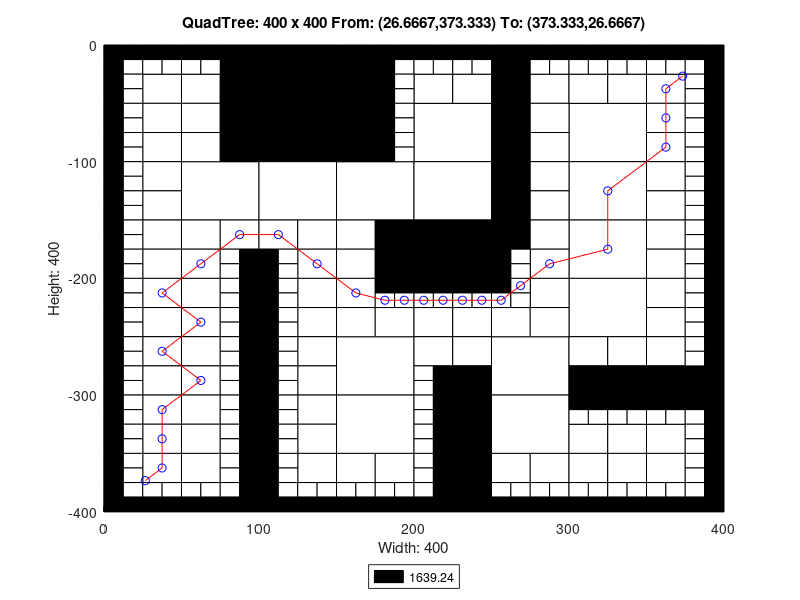

Here is the MATLAB script that generated this plot:
axis([0 400 -400 0]);
title('QuadTree: 400 x 400 From: (26.6667,373.333) To: (373.333,26.6667)');
xlabel('Width: 400');
ylabel('Height: 400');
rectangle('Position',[100 -50 50 50], 'FaceColor',[0 0 0]);
rectangle('Position',[100 -100 50 50], 'FaceColor',[0 0 0]);
rectangle('Position',[50 -150 50 50], 'FaceColor',[1 1 1]);
rectangle('Position',[100 -150 50 50], 'FaceColor',[1 1 1]);
rectangle('Position',[150 -150 50 50], 'FaceColor',[1 1 1]);
rectangle('Position',[200 -100 50 50], 'FaceColor',[1 1 1]);
rectangle('Position',[300 -100 50 50], 'FaceColor',[1 1 1]);
rectangle('Position',[200 -150 50 50], 'FaceColor',[1 1 1]);
rectangle('Position',[200 -200 50 50], 'FaceColor',[0 0 0]);
rectangle('Position',[300 -150 50 50], 'FaceColor',[1 1 1]);
rectangle('Position',[300 -200 50 50], 'FaceColor',[1 1 1]);
rectangle('Position',[150 -300 50 50], 'FaceColor',[1 1 1]);
rectangle('Position',[150 -350 50 50], 'FaceColor',[1 1 1]);
rectangle('Position',[250 -300 50 50], 'FaceColor',[1 1 1]);
rectangle('Position',[300 -250 50 50], 'FaceColor',[1 1 1]);
rectangle('Position',[250 -350 50 50], 'FaceColor',[1 1 1]);
rectangle('Position',[25 -50 25 25], 'FaceColor',[1 1 1]);
rectangle('Position',[75 -25 25 25], 'FaceColor',[0 0 0]);
rectangle('Position',[50 -50 25 25], 'FaceColor',[1 1 1]);
rectangle('Position',[75 -50 25 25], 'FaceColor',[0 0 0]);
rectangle('Position',[25 -75 25 25], 'FaceColor',[1 1 1]);
rectangle('Position',[25 -100 25 25], 'FaceColor',[1 1 1]);
rectangle('Position',[50 -75 25 25], 'FaceColor',[1 1 1]);
rectangle('Position',[75 -75 25 25], 'FaceColor',[0 0 0]);
rectangle('Position',[50 -100 25 25], 'FaceColor',[1 1 1]);
rectangle('Position',[75 -100 25 25], 'FaceColor',[0 0 0]);
rectangle('Position',[150 -25 25 25], 'FaceColor',[0 0 0]);
rectangle('Position',[150 -50 25 25], 'FaceColor',[0 0 0]);
rectangle('Position',[150 -75 25 25], 'FaceColor',[0 0 0]);
rectangle('Position',[150 -100 25 25], 'FaceColor',[0 0 0]);
rectangle('Position',[25 -125 25 25], 'FaceColor',[1 1 1]);
rectangle('Position',[25 -150 25 25], 'FaceColor',[1 1 1]);
rectangle('Position',[25 -175 25 25], 'FaceColor',[1 1 1]);
rectangle('Position',[25 -200 25 25], 'FaceColor',[1 1 1]);
rectangle('Position',[50 -175 25 25], 'FaceColor',[1 1 1]);
rectangle('Position',[75 -175 25 25], 'FaceColor',[1 1 1]);
rectangle('Position',[50 -200 25 25], 'FaceColor',[1 1 1]);
rectangle('Position',[100 -175 25 25], 'FaceColor',[1 1 1]);
rectangle('Position',[125 -175 25 25], 'FaceColor',[1 1 1]);
rectangle('Position',[125 -200 25 25], 'FaceColor',[1 1 1]);
rectangle('Position',[150 -175 25 25], 'FaceColor',[1 1 1]);
rectangle('Position',[175 -175 25 25], 'FaceColor',[0 0 0]);
rectangle('Position',[150 -200 25 25], 'FaceColor',[1 1 1]);
rectangle('Position',[175 -200 25 25], 'FaceColor',[0 0 0]);
rectangle('Position',[200 -50 25 25], 'FaceColor',[1 1 1]);
rectangle('Position',[225 -50 25 25], 'FaceColor',[1 1 1]);
rectangle('Position',[250 -25 25 25], 'FaceColor',[0 0 0]);
rectangle('Position',[250 -50 25 25], 'FaceColor',[0 0 0]);
rectangle('Position',[275 -50 25 25], 'FaceColor',[1 1 1]);
rectangle('Position',[250 -75 25 25], 'FaceColor',[0 0 0]);
rectangle('Position',[275 -75 25 25], 'FaceColor',[1 1 1]);
rectangle('Position',[250 -100 25 25], 'FaceColor',[0 0 0]);
rectangle('Position',[275 -100 25 25], 'FaceColor',[1 1 1]);
rectangle('Position',[300 -50 25 25], 'FaceColor',[1 1 1]);
rectangle('Position',[325 -50 25 25], 'FaceColor',[1 1 1]);
rectangle('Position',[350 -50 25 25], 'FaceColor',[1 1 1]);
rectangle('Position',[350 -75 25 25], 'FaceColor',[1 1 1]);
rectangle('Position',[350 -100 25 25], 'FaceColor',[1 1 1]);
rectangle('Position',[250 -125 25 25], 'FaceColor',[0 0 0]);
rectangle('Position',[275 -125 25 25], 'FaceColor',[1 1 1]);
rectangle('Position',[250 -150 25 25], 'FaceColor',[0 0 0]);
rectangle('Position',[275 -150 25 25], 'FaceColor',[1 1 1]);
rectangle('Position',[250 -175 25 25], 'FaceColor',[0 0 0]);
rectangle('Position',[275 -175 25 25], 'FaceColor',[1 1 1]);
rectangle('Position',[275 -200 25 25], 'FaceColor',[1 1 1]);
rectangle('Position',[350 -125 25 25], 'FaceColor',[1 1 1]);
rectangle('Position',[350 -150 25 25], 'FaceColor',[1 1 1]);
rectangle('Position',[350 -175 25 25], 'FaceColor',[1 1 1]);
rectangle('Position',[350 -200 25 25], 'FaceColor',[1 1 1]);
rectangle('Position',[25 -225 25 25], 'FaceColor',[1 1 1]);
rectangle('Position',[25 -250 25 25], 'FaceColor',[1 1 1]);
rectangle('Position',[50 -225 25 25], 'FaceColor',[1 1 1]);
rectangle('Position',[50 -250 25 25], 'FaceColor',[1 1 1]);
rectangle('Position',[25 -275 25 25], 'FaceColor',[1 1 1]);
rectangle('Position',[25 -300 25 25], 'FaceColor',[1 1 1]);
rectangle('Position',[50 -275 25 25], 'FaceColor',[1 1 1]);
rectangle('Position',[50 -300 25 25], 'FaceColor',[1 1 1]);
rectangle('Position',[125 -225 25 25], 'FaceColor',[1 1 1]);
rectangle('Position',[125 -250 25 25], 'FaceColor',[1 1 1]);
rectangle('Position',[150 -225 25 25], 'FaceColor',[1 1 1]);
rectangle('Position',[150 -250 25 25], 'FaceColor',[1 1 1]);
rectangle('Position',[175 -250 25 25], 'FaceColor',[1 1 1]);
rectangle('Position',[125 -275 25 25], 'FaceColor',[1 1 1]);
rectangle('Position',[125 -300 25 25], 'FaceColor',[1 1 1]);
rectangle('Position',[25 -325 25 25], 'FaceColor',[1 1 1]);
rectangle('Position',[25 -350 25 25], 'FaceColor',[1 1 1]);
rectangle('Position',[50 -325 25 25], 'FaceColor',[1 1 1]);
rectangle('Position',[50 -350 25 25], 'FaceColor',[1 1 1]);
rectangle('Position',[25 -375 25 25], 'FaceColor',[1 1 1]);
rectangle('Position',[50 -375 25 25], 'FaceColor',[1 1 1]);
rectangle('Position',[125 -325 25 25], 'FaceColor',[1 1 1]);
rectangle('Position',[125 -350 25 25], 'FaceColor',[1 1 1]);
rectangle('Position',[125 -375 25 25], 'FaceColor',[1 1 1]);
rectangle('Position',[150 -375 25 25], 'FaceColor',[1 1 1]);
rectangle('Position',[175 -375 25 25], 'FaceColor',[1 1 1]);
rectangle('Position',[200 -250 25 25], 'FaceColor',[1 1 1]);
rectangle('Position',[225 -250 25 25], 'FaceColor',[1 1 1]);
rectangle('Position',[275 -225 25 25], 'FaceColor',[1 1 1]);
rectangle('Position',[250 -250 25 25], 'FaceColor',[1 1 1]);
rectangle('Position',[275 -250 25 25], 'FaceColor',[1 1 1]);
rectangle('Position',[200 -275 25 25], 'FaceColor',[1 1 1]);
rectangle('Position',[225 -275 25 25], 'FaceColor',[1 1 1]);
rectangle('Position',[225 -300 25 25], 'FaceColor',[0 0 0]);
rectangle('Position',[350 -225 25 25], 'FaceColor',[1 1 1]);
rectangle('Position',[350 -250 25 25], 'FaceColor',[1 1 1]);
rectangle('Position',[300 -275 25 25], 'FaceColor',[1 1 1]);
rectangle('Position',[325 -275 25 25], 'FaceColor',[1 1 1]);
rectangle('Position',[300 -300 25 25], 'FaceColor',[0 0 0]);
rectangle('Position',[325 -300 25 25], 'FaceColor',[0 0 0]);
rectangle('Position',[350 -275 25 25], 'FaceColor',[1 1 1]);
rectangle('Position',[350 -300 25 25], 'FaceColor',[0 0 0]);
rectangle('Position',[375 -300 25 25], 'FaceColor',[0 0 0]);
rectangle('Position',[225 -325 25 25], 'FaceColor',[0 0 0]);
rectangle('Position',[225 -350 25 25], 'FaceColor',[0 0 0]);
rectangle('Position',[225 -375 25 25], 'FaceColor',[0 0 0]);
rectangle('Position',[225 -400 25 25], 'FaceColor',[0 0 0]);
rectangle('Position',[250 -375 25 25], 'FaceColor',[1 1 1]);
rectangle('Position',[275 -375 25 25], 'FaceColor',[1 1 1]);
rectangle('Position',[300 -350 25 25], 'FaceColor',[1 1 1]);
rectangle('Position',[325 -350 25 25], 'FaceColor',[1 1 1]);
rectangle('Position',[350 -350 25 25], 'FaceColor',[1 1 1]);
rectangle('Position',[300 -375 25 25], 'FaceColor',[1 1 1]);
rectangle('Position',[325 -375 25 25], 'FaceColor',[1 1 1]);
rectangle('Position',[350 -375 25 25], 'FaceColor',[1 1 1]);
rectangle('Position',[0 -12.5 12.5 12.5], 'FaceColor',[0 0 0]);
rectangle('Position',[12.5 -12.5 12.5 12.5], 'FaceColor',[0 0 0]);
rectangle('Position',[0 -25 12.5 12.5], 'FaceColor',[0 0 0]);
rectangle('Position',[12.5 -25 12.5 12.5], 'FaceColor',[1 1 1]);
rectangle('Position',[25 -12.5 12.5 12.5], 'FaceColor',[0 0 0]);
rectangle('Position',[37.5 -12.5 12.5 12.5], 'FaceColor',[0 0 0]);
rectangle('Position',[25 -25 12.5 12.5], 'FaceColor',[1 1 1]);
rectangle('Position',[37.5 -25 12.5 12.5], 'FaceColor',[1 1 1]);
rectangle('Position',[0 -37.5 12.5 12.5], 'FaceColor',[0 0 0]);
rectangle('Position',[12.5 -37.5 12.5 12.5], 'FaceColor',[1 1 1]);
rectangle('Position',[0 -50 12.5 12.5], 'FaceColor',[0 0 0]);
rectangle('Position',[12.5 -50 12.5 12.5], 'FaceColor',[1 1 1]);
rectangle('Position',[50 -12.5 12.5 12.5], 'FaceColor',[0 0 0]);
rectangle('Position',[62.5 -12.5 12.5 12.5], 'FaceColor',[0 0 0]);
rectangle('Position',[50 -25 12.5 12.5], 'FaceColor',[1 1 1]);
rectangle('Position',[62.5 -25 12.5 12.5], 'FaceColor',[1 1 1]);
rectangle('Position',[0 -62.5 12.5 12.5], 'FaceColor',[0 0 0]);
rectangle('Position',[12.5 -62.5 12.5 12.5], 'FaceColor',[1 1 1]);
rectangle('Position',[0 -75 12.5 12.5], 'FaceColor',[0 0 0]);
rectangle('Position',[12.5 -75 12.5 12.5], 'FaceColor',[1 1 1]);
rectangle('Position',[0 -87.5 12.5 12.5], 'FaceColor',[0 0 0]);
rectangle('Position',[12.5 -87.5 12.5 12.5], 'FaceColor',[1 1 1]);
rectangle('Position',[0 -100 12.5 12.5], 'FaceColor',[0 0 0]);
rectangle('Position',[12.5 -100 12.5 12.5], 'FaceColor',[1 1 1]);
rectangle('Position',[175 -12.5 12.5 12.5], 'FaceColor',[0 0 0]);
rectangle('Position',[187.5 -12.5 12.5 12.5], 'FaceColor',[0 0 0]);
rectangle('Position',[175 -25 12.5 12.5], 'FaceColor',[0 0 0]);
rectangle('Position',[187.5 -25 12.5 12.5], 'FaceColor',[1 1 1]);
rectangle('Position',[175 -37.5 12.5 12.5], 'FaceColor',[0 0 0]);
rectangle('Position',[187.5 -37.5 12.5 12.5], 'FaceColor',[1 1 1]);
rectangle('Position',[175 -50 12.5 12.5], 'FaceColor',[0 0 0]);
rectangle('Position',[187.5 -50 12.5 12.5], 'FaceColor',[1 1 1]);
rectangle('Position',[175 -62.5 12.5 12.5], 'FaceColor',[0 0 0]);
rectangle('Position',[187.5 -62.5 12.5 12.5], 'FaceColor',[1 1 1]);
rectangle('Position',[175 -75 12.5 12.5], 'FaceColor',[0 0 0]);
rectangle('Position',[187.5 -75 12.5 12.5], 'FaceColor',[1 1 1]);
rectangle('Position',[175 -87.5 12.5 12.5], 'FaceColor',[0 0 0]);
rectangle('Position',[187.5 -87.5 12.5 12.5], 'FaceColor',[1 1 1]);
rectangle('Position',[175 -100 12.5 12.5], 'FaceColor',[0 0 0]);
rectangle('Position',[187.5 -100 12.5 12.5], 'FaceColor',[1 1 1]);
rectangle('Position',[0 -112.5 12.5 12.5], 'FaceColor',[0 0 0]);
rectangle('Position',[12.5 -112.5 12.5 12.5], 'FaceColor',[1 1 1]);
rectangle('Position',[0 -125 12.5 12.5], 'FaceColor',[0 0 0]);
rectangle('Position',[12.5 -125 12.5 12.5], 'FaceColor',[1 1 1]);
rectangle('Position',[0 -137.5 12.5 12.5], 'FaceColor',[0 0 0]);
rectangle('Position',[12.5 -137.5 12.5 12.5], 'FaceColor',[1 1 1]);
rectangle('Position',[0 -150 12.5 12.5], 'FaceColor',[0 0 0]);
rectangle('Position',[12.5 -150 12.5 12.5], 'FaceColor',[1 1 1]);
rectangle('Position',[0 -162.5 12.5 12.5], 'FaceColor',[0 0 0]);
rectangle('Position',[12.5 -162.5 12.5 12.5], 'FaceColor',[1 1 1]);
rectangle('Position',[0 -175 12.5 12.5], 'FaceColor',[0 0 0]);
rectangle('Position',[12.5 -175 12.5 12.5], 'FaceColor',[1 1 1]);
rectangle('Position',[0 -187.5 12.5 12.5], 'FaceColor',[0 0 0]);
rectangle('Position',[12.5 -187.5 12.5 12.5], 'FaceColor',[1 1 1]);
rectangle('Position',[0 -200 12.5 12.5], 'FaceColor',[0 0 0]);
rectangle('Position',[12.5 -200 12.5 12.5], 'FaceColor',[1 1 1]);
rectangle('Position',[75 -187.5 12.5 12.5], 'FaceColor',[1 1 1]);
rectangle('Position',[87.5 -187.5 12.5 12.5], 'FaceColor',[0 0 0]);
rectangle('Position',[75 -200 12.5 12.5], 'FaceColor',[1 1 1]);
rectangle('Position',[87.5 -200 12.5 12.5], 'FaceColor',[0 0 0]);
rectangle('Position',[100 -187.5 12.5 12.5], 'FaceColor',[0 0 0]);
rectangle('Position',[112.5 -187.5 12.5 12.5], 'FaceColor',[1 1 1]);
rectangle('Position',[100 -200 12.5 12.5], 'FaceColor',[0 0 0]);
rectangle('Position',[112.5 -200 12.5 12.5], 'FaceColor',[1 1 1]);
rectangle('Position',[200 -12.5 12.5 12.5], 'FaceColor',[0 0 0]);
rectangle('Position',[212.5 -12.5 12.5 12.5], 'FaceColor',[0 0 0]);
rectangle('Position',[200 -25 12.5 12.5], 'FaceColor',[1 1 1]);
rectangle('Position',[212.5 -25 12.5 12.5], 'FaceColor',[1 1 1]);
rectangle('Position',[225 -12.5 12.5 12.5], 'FaceColor',[0 0 0]);
rectangle('Position',[237.5 -12.5 12.5 12.5], 'FaceColor',[0 0 0]);
rectangle('Position',[225 -25 12.5 12.5], 'FaceColor',[1 1 1]);
rectangle('Position',[237.5 -25 12.5 12.5], 'FaceColor',[1 1 1]);
rectangle('Position',[275 -12.5 12.5 12.5], 'FaceColor',[0 0 0]);
rectangle('Position',[287.5 -12.5 12.5 12.5], 'FaceColor',[0 0 0]);
rectangle('Position',[275 -25 12.5 12.5], 'FaceColor',[1 1 1]);
rectangle('Position',[287.5 -25 12.5 12.5], 'FaceColor',[1 1 1]);
rectangle('Position',[300 -12.5 12.5 12.5], 'FaceColor',[0 0 0]);
rectangle('Position',[312.5 -12.5 12.5 12.5], 'FaceColor',[0 0 0]);
rectangle('Position',[300 -25 12.5 12.5], 'FaceColor',[1 1 1]);
rectangle('Position',[312.5 -25 12.5 12.5], 'FaceColor',[1 1 1]);
rectangle('Position',[325 -12.5 12.5 12.5], 'FaceColor',[0 0 0]);
rectangle('Position',[337.5 -12.5 12.5 12.5], 'FaceColor',[0 0 0]);
rectangle('Position',[325 -25 12.5 12.5], 'FaceColor',[1 1 1]);
rectangle('Position',[337.5 -25 12.5 12.5], 'FaceColor',[1 1 1]);
rectangle('Position',[350 -12.5 12.5 12.5], 'FaceColor',[0 0 0]);
rectangle('Position',[362.5 -12.5 12.5 12.5], 'FaceColor',[0 0 0]);
rectangle('Position',[350 -25 12.5 12.5], 'FaceColor',[1 1 1]);
rectangle('Position',[362.5 -25 12.5 12.5], 'FaceColor',[1 1 1]);
rectangle('Position',[375 -12.5 12.5 12.5], 'FaceColor',[0 0 0]);
rectangle('Position',[387.5 -12.5 12.5 12.5], 'FaceColor',[0 0 0]);
rectangle('Position',[375 -25 12.5 12.5], 'FaceColor',[1 1 1]);
rectangle('Position',[387.5 -25 12.5 12.5], 'FaceColor',[0 0 0]);
rectangle('Position',[375 -37.5 12.5 12.5], 'FaceColor',[1 1 1]);
rectangle('Position',[387.5 -37.5 12.5 12.5], 'FaceColor',[0 0 0]);
rectangle('Position',[375 -50 12.5 12.5], 'FaceColor',[1 1 1]);
rectangle('Position',[387.5 -50 12.5 12.5], 'FaceColor',[0 0 0]);
rectangle('Position',[375 -62.5 12.5 12.5], 'FaceColor',[1 1 1]);
rectangle('Position',[387.5 -62.5 12.5 12.5], 'FaceColor',[0 0 0]);
rectangle('Position',[375 -75 12.5 12.5], 'FaceColor',[1 1 1]);
rectangle('Position',[387.5 -75 12.5 12.5], 'FaceColor',[0 0 0]);
rectangle('Position',[375 -87.5 12.5 12.5], 'FaceColor',[1 1 1]);
rectangle('Position',[387.5 -87.5 12.5 12.5], 'FaceColor',[0 0 0]);
rectangle('Position',[375 -100 12.5 12.5], 'FaceColor',[1 1 1]);
rectangle('Position',[387.5 -100 12.5 12.5], 'FaceColor',[0 0 0]);
rectangle('Position',[250 -187.5 12.5 12.5], 'FaceColor',[0 0 0]);
rectangle('Position',[262.5 -187.5 12.5 12.5], 'FaceColor',[1 1 1]);
rectangle('Position',[250 -200 12.5 12.5], 'FaceColor',[0 0 0]);
rectangle('Position',[262.5 -200 12.5 12.5], 'FaceColor',[1 1 1]);
rectangle('Position',[375 -112.5 12.5 12.5], 'FaceColor',[1 1 1]);
rectangle('Position',[387.5 -112.5 12.5 12.5], 'FaceColor',[0 0 0]);
rectangle('Position',[375 -125 12.5 12.5], 'FaceColor',[1 1 1]);
rectangle('Position',[387.5 -125 12.5 12.5], 'FaceColor',[0 0 0]);
rectangle('Position',[375 -137.5 12.5 12.5], 'FaceColor',[1 1 1]);
rectangle('Position',[387.5 -137.5 12.5 12.5], 'FaceColor',[0 0 0]);
rectangle('Position',[375 -150 12.5 12.5], 'FaceColor',[1 1 1]);
rectangle('Position',[387.5 -150 12.5 12.5], 'FaceColor',[0 0 0]);
rectangle('Position',[375 -162.5 12.5 12.5], 'FaceColor',[1 1 1]);
rectangle('Position',[387.5 -162.5 12.5 12.5], 'FaceColor',[0 0 0]);
rectangle('Position',[375 -175 12.5 12.5], 'FaceColor',[1 1 1]);
rectangle('Position',[387.5 -175 12.5 12.5], 'FaceColor',[0 0 0]);
rectangle('Position',[375 -187.5 12.5 12.5], 'FaceColor',[1 1 1]);
rectangle('Position',[387.5 -187.5 12.5 12.5], 'FaceColor',[0 0 0]);
rectangle('Position',[375 -200 12.5 12.5], 'FaceColor',[1 1 1]);
rectangle('Position',[387.5 -200 12.5 12.5], 'FaceColor',[0 0 0]);
rectangle('Position',[0 -212.5 12.5 12.5], 'FaceColor',[0 0 0]);
rectangle('Position',[12.5 -212.5 12.5 12.5], 'FaceColor',[1 1 1]);
rectangle('Position',[0 -225 12.5 12.5], 'FaceColor',[0 0 0]);
rectangle('Position',[12.5 -225 12.5 12.5], 'FaceColor',[1 1 1]);
rectangle('Position',[0 -237.5 12.5 12.5], 'FaceColor',[0 0 0]);
rectangle('Position',[12.5 -237.5 12.5 12.5], 'FaceColor',[1 1 1]);
rectangle('Position',[0 -250 12.5 12.5], 'FaceColor',[0 0 0]);
rectangle('Position',[12.5 -250 12.5 12.5], 'FaceColor',[1 1 1]);
rectangle('Position',[75 -212.5 12.5 12.5], 'FaceColor',[1 1 1]);
rectangle('Position',[87.5 -212.5 12.5 12.5], 'FaceColor',[0 0 0]);
rectangle('Position',[75 -225 12.5 12.5], 'FaceColor',[1 1 1]);
rectangle('Position',[87.5 -225 12.5 12.5], 'FaceColor',[0 0 0]);
rectangle('Position',[75 -237.5 12.5 12.5], 'FaceColor',[1 1 1]);
rectangle('Position',[87.5 -237.5 12.5 12.5], 'FaceColor',[0 0 0]);
rectangle('Position',[75 -250 12.5 12.5], 'FaceColor',[1 1 1]);
rectangle('Position',[87.5 -250 12.5 12.5], 'FaceColor',[0 0 0]);
rectangle('Position',[0 -262.5 12.5 12.5], 'FaceColor',[0 0 0]);
rectangle('Position',[12.5 -262.5 12.5 12.5], 'FaceColor',[1 1 1]);
rectangle('Position',[0 -275 12.5 12.5], 'FaceColor',[0 0 0]);
rectangle('Position',[12.5 -275 12.5 12.5], 'FaceColor',[1 1 1]);
rectangle('Position',[0 -287.5 12.5 12.5], 'FaceColor',[0 0 0]);
rectangle('Position',[12.5 -287.5 12.5 12.5], 'FaceColor',[1 1 1]);
rectangle('Position',[0 -300 12.5 12.5], 'FaceColor',[0 0 0]);
rectangle('Position',[12.5 -300 12.5 12.5], 'FaceColor',[1 1 1]);
rectangle('Position',[75 -262.5 12.5 12.5], 'FaceColor',[1 1 1]);
rectangle('Position',[87.5 -262.5 12.5 12.5], 'FaceColor',[0 0 0]);
rectangle('Position',[75 -275 12.5 12.5], 'FaceColor',[1 1 1]);
rectangle('Position',[87.5 -275 12.5 12.5], 'FaceColor',[0 0 0]);
rectangle('Position',[75 -287.5 12.5 12.5], 'FaceColor',[1 1 1]);
rectangle('Position',[87.5 -287.5 12.5 12.5], 'FaceColor',[0 0 0]);
rectangle('Position',[75 -300 12.5 12.5], 'FaceColor',[1 1 1]);
rectangle('Position',[87.5 -300 12.5 12.5], 'FaceColor',[0 0 0]);
rectangle('Position',[100 -212.5 12.5 12.5], 'FaceColor',[0 0 0]);
rectangle('Position',[112.5 -212.5 12.5 12.5], 'FaceColor',[1 1 1]);
rectangle('Position',[100 -225 12.5 12.5], 'FaceColor',[0 0 0]);
rectangle('Position',[112.5 -225 12.5 12.5], 'FaceColor',[1 1 1]);
rectangle('Position',[100 -237.5 12.5 12.5], 'FaceColor',[0 0 0]);
rectangle('Position',[112.5 -237.5 12.5 12.5], 'FaceColor',[1 1 1]);
rectangle('Position',[100 -250 12.5 12.5], 'FaceColor',[0 0 0]);
rectangle('Position',[112.5 -250 12.5 12.5], 'FaceColor',[1 1 1]);
rectangle('Position',[175 -212.5 12.5 12.5], 'FaceColor',[0 0 0]);
rectangle('Position',[187.5 -212.5 12.5 12.5], 'FaceColor',[0 0 0]);
rectangle('Position',[175 -225 12.5 12.5], 'FaceColor',[1 1 1]);
rectangle('Position',[187.5 -225 12.5 12.5], 'FaceColor',[1 1 1]);
rectangle('Position',[100 -262.5 12.5 12.5], 'FaceColor',[0 0 0]);
rectangle('Position',[112.5 -262.5 12.5 12.5], 'FaceColor',[1 1 1]);
rectangle('Position',[100 -275 12.5 12.5], 'FaceColor',[0 0 0]);
rectangle('Position',[112.5 -275 12.5 12.5], 'FaceColor',[1 1 1]);
rectangle('Position',[100 -287.5 12.5 12.5], 'FaceColor',[0 0 0]);
rectangle('Position',[112.5 -287.5 12.5 12.5], 'FaceColor',[1 1 1]);
rectangle('Position',[100 -300 12.5 12.5], 'FaceColor',[0 0 0]);
rectangle('Position',[112.5 -300 12.5 12.5], 'FaceColor',[1 1 1]);
rectangle('Position',[0 -312.5 12.5 12.5], 'FaceColor',[0 0 0]);
rectangle('Position',[12.5 -312.5 12.5 12.5], 'FaceColor',[1 1 1]);
rectangle('Position',[0 -325 12.5 12.5], 'FaceColor',[0 0 0]);
rectangle('Position',[12.5 -325 12.5 12.5], 'FaceColor',[1 1 1]);
rectangle('Position',[0 -337.5 12.5 12.5], 'FaceColor',[0 0 0]);
rectangle('Position',[12.5 -337.5 12.5 12.5], 'FaceColor',[1 1 1]);
rectangle('Position',[0 -350 12.5 12.5], 'FaceColor',[0 0 0]);
rectangle('Position',[12.5 -350 12.5 12.5], 'FaceColor',[1 1 1]);
rectangle('Position',[75 -312.5 12.5 12.5], 'FaceColor',[1 1 1]);
rectangle('Position',[87.5 -312.5 12.5 12.5], 'FaceColor',[0 0 0]);
rectangle('Position',[75 -325 12.5 12.5], 'FaceColor',[1 1 1]);
rectangle('Position',[87.5 -325 12.5 12.5], 'FaceColor',[0 0 0]);
rectangle('Position',[75 -337.5 12.5 12.5], 'FaceColor',[1 1 1]);
rectangle('Position',[87.5 -337.5 12.5 12.5], 'FaceColor',[0 0 0]);
rectangle('Position',[75 -350 12.5 12.5], 'FaceColor',[1 1 1]);
rectangle('Position',[87.5 -350 12.5 12.5], 'FaceColor',[0 0 0]);
rectangle('Position',[0 -362.5 12.5 12.5], 'FaceColor',[0 0 0]);
rectangle('Position',[12.5 -362.5 12.5 12.5], 'FaceColor',[1 1 1]);
rectangle('Position',[0 -375 12.5 12.5], 'FaceColor',[0 0 0]);
rectangle('Position',[12.5 -375 12.5 12.5], 'FaceColor',[1 1 1]);
rectangle('Position',[0 -387.5 12.5 12.5], 'FaceColor',[0 0 0]);
rectangle('Position',[12.5 -387.5 12.5 12.5], 'FaceColor',[1 1 1]);
rectangle('Position',[0 -400 12.5 12.5], 'FaceColor',[0 0 0]);
rectangle('Position',[12.5 -400 12.5 12.5], 'FaceColor',[0 0 0]);
rectangle('Position',[25 -387.5 12.5 12.5], 'FaceColor',[1 1 1]);
rectangle('Position',[37.5 -387.5 12.5 12.5], 'FaceColor',[1 1 1]);
rectangle('Position',[25 -400 12.5 12.5], 'FaceColor',[0 0 0]);
rectangle('Position',[37.5 -400 12.5 12.5], 'FaceColor',[0 0 0]);
rectangle('Position',[75 -362.5 12.5 12.5], 'FaceColor',[1 1 1]);
rectangle('Position',[87.5 -362.5 12.5 12.5], 'FaceColor',[0 0 0]);
rectangle('Position',[75 -375 12.5 12.5], 'FaceColor',[1 1 1]);
rectangle('Position',[87.5 -375 12.5 12.5], 'FaceColor',[0 0 0]);
rectangle('Position',[50 -387.5 12.5 12.5], 'FaceColor',[1 1 1]);
rectangle('Position',[62.5 -387.5 12.5 12.5], 'FaceColor',[1 1 1]);
rectangle('Position',[50 -400 12.5 12.5], 'FaceColor',[0 0 0]);
rectangle('Position',[62.5 -400 12.5 12.5], 'FaceColor',[0 0 0]);
rectangle('Position',[75 -387.5 12.5 12.5], 'FaceColor',[1 1 1]);
rectangle('Position',[87.5 -387.5 12.5 12.5], 'FaceColor',[0 0 0]);
rectangle('Position',[75 -400 12.5 12.5], 'FaceColor',[0 0 0]);
rectangle('Position',[87.5 -400 12.5 12.5], 'FaceColor',[0 0 0]);
rectangle('Position',[100 -312.5 12.5 12.5], 'FaceColor',[0 0 0]);
rectangle('Position',[112.5 -312.5 12.5 12.5], 'FaceColor',[1 1 1]);
rectangle('Position',[100 -325 12.5 12.5], 'FaceColor',[0 0 0]);
rectangle('Position',[112.5 -325 12.5 12.5], 'FaceColor',[1 1 1]);
rectangle('Position',[100 -337.5 12.5 12.5], 'FaceColor',[0 0 0]);
rectangle('Position',[112.5 -337.5 12.5 12.5], 'FaceColor',[1 1 1]);
rectangle('Position',[100 -350 12.5 12.5], 'FaceColor',[0 0 0]);
rectangle('Position',[112.5 -350 12.5 12.5], 'FaceColor',[1 1 1]);
rectangle('Position',[100 -362.5 12.5 12.5], 'FaceColor',[0 0 0]);
rectangle('Position',[112.5 -362.5 12.5 12.5], 'FaceColor',[1 1 1]);
rectangle('Position',[100 -375 12.5 12.5], 'FaceColor',[0 0 0]);
rectangle('Position',[112.5 -375 12.5 12.5], 'FaceColor',[1 1 1]);
rectangle('Position',[100 -387.5 12.5 12.5], 'FaceColor',[0 0 0]);
rectangle('Position',[112.5 -387.5 12.5 12.5], 'FaceColor',[1 1 1]);
rectangle('Position',[100 -400 12.5 12.5], 'FaceColor',[0 0 0]);
rectangle('Position',[112.5 -400 12.5 12.5], 'FaceColor',[0 0 0]);
rectangle('Position',[125 -387.5 12.5 12.5], 'FaceColor',[1 1 1]);
rectangle('Position',[137.5 -387.5 12.5 12.5], 'FaceColor',[1 1 1]);
rectangle('Position',[125 -400 12.5 12.5], 'FaceColor',[0 0 0]);
rectangle('Position',[137.5 -400 12.5 12.5], 'FaceColor',[0 0 0]);
rectangle('Position',[150 -387.5 12.5 12.5], 'FaceColor',[1 1 1]);
rectangle('Position',[162.5 -387.5 12.5 12.5], 'FaceColor',[1 1 1]);
rectangle('Position',[150 -400 12.5 12.5], 'FaceColor',[0 0 0]);
rectangle('Position',[162.5 -400 12.5 12.5], 'FaceColor',[0 0 0]);
rectangle('Position',[175 -387.5 12.5 12.5], 'FaceColor',[1 1 1]);
rectangle('Position',[187.5 -387.5 12.5 12.5], 'FaceColor',[1 1 1]);
rectangle('Position',[175 -400 12.5 12.5], 'FaceColor',[0 0 0]);
rectangle('Position',[187.5 -400 12.5 12.5], 'FaceColor',[0 0 0]);
rectangle('Position',[200 -212.5 12.5 12.5], 'FaceColor',[0 0 0]);
rectangle('Position',[212.5 -212.5 12.5 12.5], 'FaceColor',[0 0 0]);
rectangle('Position',[200 -225 12.5 12.5], 'FaceColor',[1 1 1]);
rectangle('Position',[212.5 -225 12.5 12.5], 'FaceColor',[1 1 1]);
rectangle('Position',[225 -212.5 12.5 12.5], 'FaceColor',[0 0 0]);
rectangle('Position',[237.5 -212.5 12.5 12.5], 'FaceColor',[0 0 0]);
rectangle('Position',[225 -225 12.5 12.5], 'FaceColor',[1 1 1]);
rectangle('Position',[237.5 -225 12.5 12.5], 'FaceColor',[1 1 1]);
rectangle('Position',[250 -212.5 12.5 12.5], 'FaceColor',[0 0 0]);
rectangle('Position',[262.5 -212.5 12.5 12.5], 'FaceColor',[1 1 1]);
rectangle('Position',[250 -225 12.5 12.5], 'FaceColor',[1 1 1]);
rectangle('Position',[262.5 -225 12.5 12.5], 'FaceColor',[1 1 1]);
rectangle('Position',[200 -287.5 12.5 12.5], 'FaceColor',[1 1 1]);
rectangle('Position',[212.5 -287.5 12.5 12.5], 'FaceColor',[0 0 0]);
rectangle('Position',[200 -300 12.5 12.5], 'FaceColor',[1 1 1]);
rectangle('Position',[212.5 -300 12.5 12.5], 'FaceColor',[0 0 0]);
rectangle('Position',[375 -212.5 12.5 12.5], 'FaceColor',[1 1 1]);
rectangle('Position',[387.5 -212.5 12.5 12.5], 'FaceColor',[0 0 0]);
rectangle('Position',[375 -225 12.5 12.5], 'FaceColor',[1 1 1]);
rectangle('Position',[387.5 -225 12.5 12.5], 'FaceColor',[0 0 0]);
rectangle('Position',[375 -237.5 12.5 12.5], 'FaceColor',[1 1 1]);
rectangle('Position',[387.5 -237.5 12.5 12.5], 'FaceColor',[0 0 0]);
rectangle('Position',[375 -250 12.5 12.5], 'FaceColor',[1 1 1]);
rectangle('Position',[387.5 -250 12.5 12.5], 'FaceColor',[0 0 0]);
rectangle('Position',[375 -262.5 12.5 12.5], 'FaceColor',[1 1 1]);
rectangle('Position',[387.5 -262.5 12.5 12.5], 'FaceColor',[0 0 0]);
rectangle('Position',[375 -275 12.5 12.5], 'FaceColor',[1 1 1]);
rectangle('Position',[387.5 -275 12.5 12.5], 'FaceColor',[0 0 0]);
rectangle('Position',[200 -312.5 12.5 12.5], 'FaceColor',[1 1 1]);
rectangle('Position',[212.5 -312.5 12.5 12.5], 'FaceColor',[0 0 0]);
rectangle('Position',[200 -325 12.5 12.5], 'FaceColor',[1 1 1]);
rectangle('Position',[212.5 -325 12.5 12.5], 'FaceColor',[0 0 0]);
rectangle('Position',[200 -337.5 12.5 12.5], 'FaceColor',[1 1 1]);
rectangle('Position',[212.5 -337.5 12.5 12.5], 'FaceColor',[0 0 0]);
rectangle('Position',[200 -350 12.5 12.5], 'FaceColor',[1 1 1]);
rectangle('Position',[212.5 -350 12.5 12.5], 'FaceColor',[0 0 0]);
rectangle('Position',[200 -362.5 12.5 12.5], 'FaceColor',[1 1 1]);
rectangle('Position',[212.5 -362.5 12.5 12.5], 'FaceColor',[0 0 0]);
rectangle('Position',[200 -375 12.5 12.5], 'FaceColor',[1 1 1]);
rectangle('Position',[212.5 -375 12.5 12.5], 'FaceColor',[0 0 0]);
rectangle('Position',[200 -387.5 12.5 12.5], 'FaceColor',[1 1 1]);
rectangle('Position',[212.5 -387.5 12.5 12.5], 'FaceColor',[0 0 0]);
rectangle('Position',[200 -400 12.5 12.5], 'FaceColor',[0 0 0]);
rectangle('Position',[212.5 -400 12.5 12.5], 'FaceColor',[0 0 0]);
rectangle('Position',[250 -387.5 12.5 12.5], 'FaceColor',[1 1 1]);
rectangle('Position',[262.5 -387.5 12.5 12.5], 'FaceColor',[1 1 1]);
rectangle('Position',[250 -400 12.5 12.5], 'FaceColor',[0 0 0]);
rectangle('Position',[262.5 -400 12.5 12.5], 'FaceColor',[0 0 0]);
rectangle('Position',[275 -387.5 12.5 12.5], 'FaceColor',[1 1 1]);
rectangle('Position',[287.5 -387.5 12.5 12.5], 'FaceColor',[1 1 1]);
rectangle('Position',[275 -400 12.5 12.5], 'FaceColor',[0 0 0]);
rectangle('Position',[287.5 -400 12.5 12.5], 'FaceColor',[0 0 0]);
rectangle('Position',[300 -312.5 12.5 12.5], 'FaceColor',[0 0 0]);
rectangle('Position',[312.5 -312.5 12.5 12.5], 'FaceColor',[0 0 0]);
rectangle('Position',[300 -325 12.5 12.5], 'FaceColor',[1 1 1]);
rectangle('Position',[312.5 -325 12.5 12.5], 'FaceColor',[1 1 1]);
rectangle('Position',[325 -312.5 12.5 12.5], 'FaceColor',[0 0 0]);
rectangle('Position',[337.5 -312.5 12.5 12.5], 'FaceColor',[0 0 0]);
rectangle('Position',[325 -325 12.5 12.5], 'FaceColor',[1 1 1]);
rectangle('Position',[337.5 -325 12.5 12.5], 'FaceColor',[1 1 1]);
rectangle('Position',[350 -312.5 12.5 12.5], 'FaceColor',[0 0 0]);
rectangle('Position',[362.5 -312.5 12.5 12.5], 'FaceColor',[0 0 0]);
rectangle('Position',[350 -325 12.5 12.5], 'FaceColor',[1 1 1]);
rectangle('Position',[362.5 -325 12.5 12.5], 'FaceColor',[1 1 1]);
rectangle('Position',[375 -312.5 12.5 12.5], 'FaceColor',[0 0 0]);
rectangle('Position',[387.5 -312.5 12.5 12.5], 'FaceColor',[0 0 0]);
rectangle('Position',[375 -325 12.5 12.5], 'FaceColor',[1 1 1]);
rectangle('Position',[387.5 -325 12.5 12.5], 'FaceColor',[0 0 0]);
rectangle('Position',[375 -337.5 12.5 12.5], 'FaceColor',[1 1 1]);
rectangle('Position',[387.5 -337.5 12.5 12.5], 'FaceColor',[0 0 0]);
rectangle('Position',[375 -350 12.5 12.5], 'FaceColor',[1 1 1]);
rectangle('Position',[387.5 -350 12.5 12.5], 'FaceColor',[0 0 0]);
rectangle('Position',[300 -387.5 12.5 12.5], 'FaceColor',[1 1 1]);
rectangle('Position',[312.5 -387.5 12.5 12.5], 'FaceColor',[1 1 1]);
rectangle('Position',[300 -400 12.5 12.5], 'FaceColor',[0 0 0]);
rectangle('Position',[312.5 -400 12.5 12.5], 'FaceColor',[0 0 0]);
rectangle('Position',[325 -387.5 12.5 12.5], 'FaceColor',[1 1 1]);
rectangle('Position',[337.5 -387.5 12.5 12.5], 'FaceColor',[1 1 1]);
rectangle('Position',[325 -400 12.5 12.5], 'FaceColor',[0 0 0]);
rectangle('Position',[337.5 -400 12.5 12.5], 'FaceColor',[0 0 0]);
rectangle('Position',[375 -362.5 12.5 12.5], 'FaceColor',[1 1 1]);
rectangle('Position',[387.5 -362.5 12.5 12.5], 'FaceColor',[0 0 0]);
rectangle('Position',[375 -375 12.5 12.5], 'FaceColor',[1 1 1]);
rectangle('Position',[387.5 -375 12.5 12.5], 'FaceColor',[0 0 0]);
rectangle('Position',[350 -387.5 12.5 12.5], 'FaceColor',[1 1 1]);
rectangle('Position',[362.5 -387.5 12.5 12.5], 'FaceColor',[1 1 1]);
rectangle('Position',[350 -400 12.5 12.5], 'FaceColor',[0 0 0]);
rectangle('Position',[362.5 -400 12.5 12.5], 'FaceColor',[0 0 0]);
rectangle('Position',[375 -387.5 12.5 12.5], 'FaceColor',[1 1 1]);
rectangle('Position',[387.5 -387.5 12.5 12.5], 'FaceColor',[0 0 0]);
rectangle('Position',[375 -400 12.5 12.5], 'FaceColor',[0 0 0]);
rectangle('Position',[387.5 -400 12.5 12.5], 'FaceColor',[0 0 0]);
X=[373.333,362.5,362.5,362.5,325,325,287.5,268.75,256.25,243.75,231.25,218.75,206.25,193.75,181.25,162.5,137.5,112.5,87.5,62.5,37.5,62.5,37.5,62.5,37.5,37.5,37.5,26.6667];
Y=[-26.6667,-37.5,-62.5,-87.5,-125,-175,-187.5,-206.25,-218.75,-218.75,-218.75,-218.75,-218.75,-218.75,-218.75,-212.5,-187.5,-162.5,-162.5,-187.5,-212.5,-237.5,-262.5,-287.5,-312.5,-337.5,-362.5,-373.333];
hold on;
plot(X,Y,'r');
plot(X,Y,'bo');
legend('1639.24','Location','southoutside');
